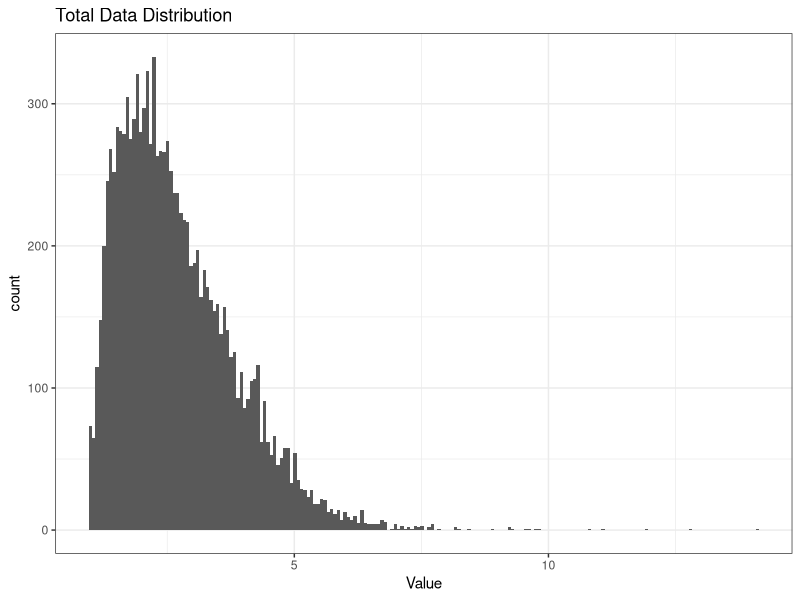
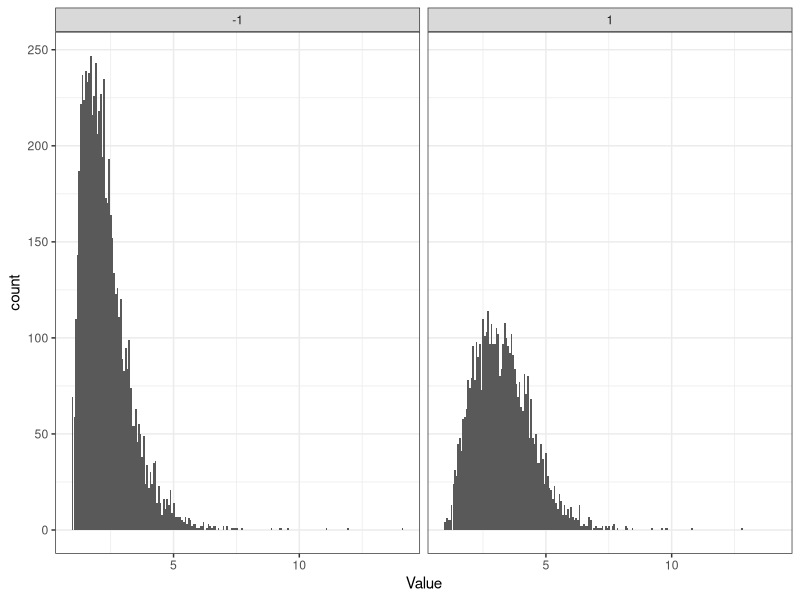
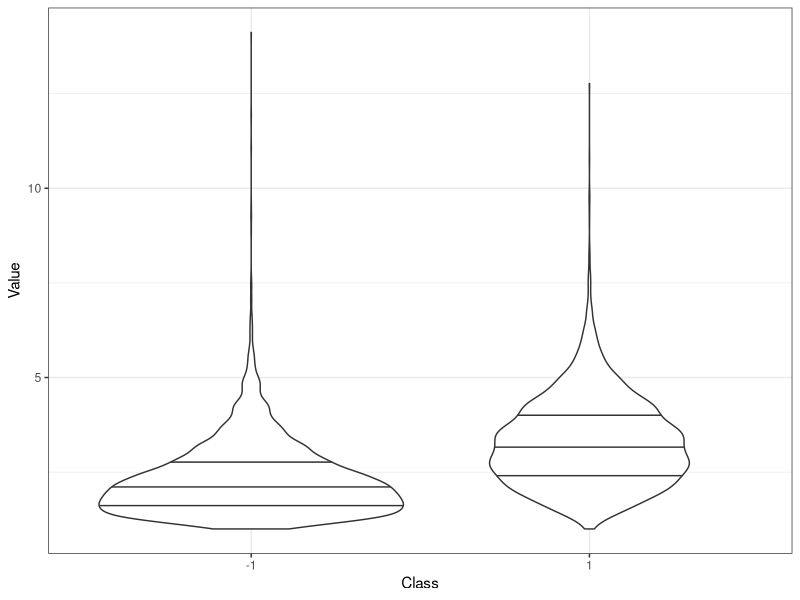
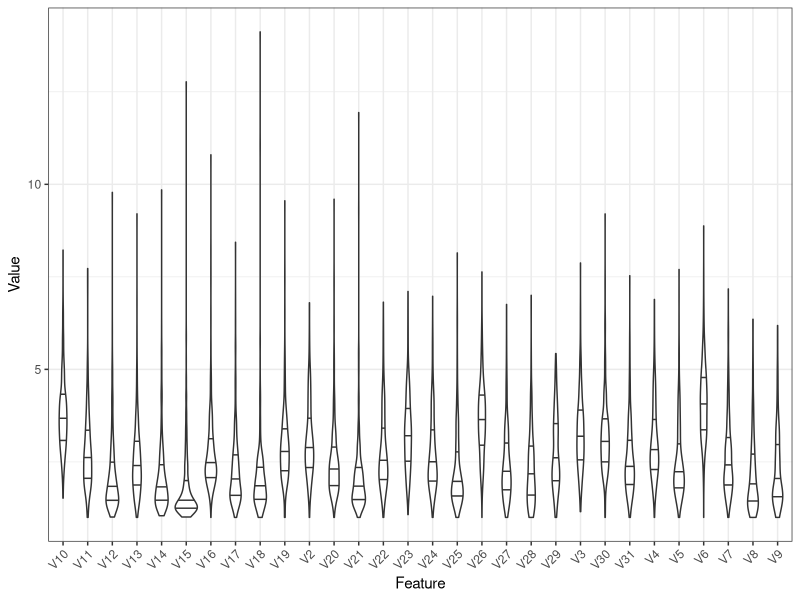
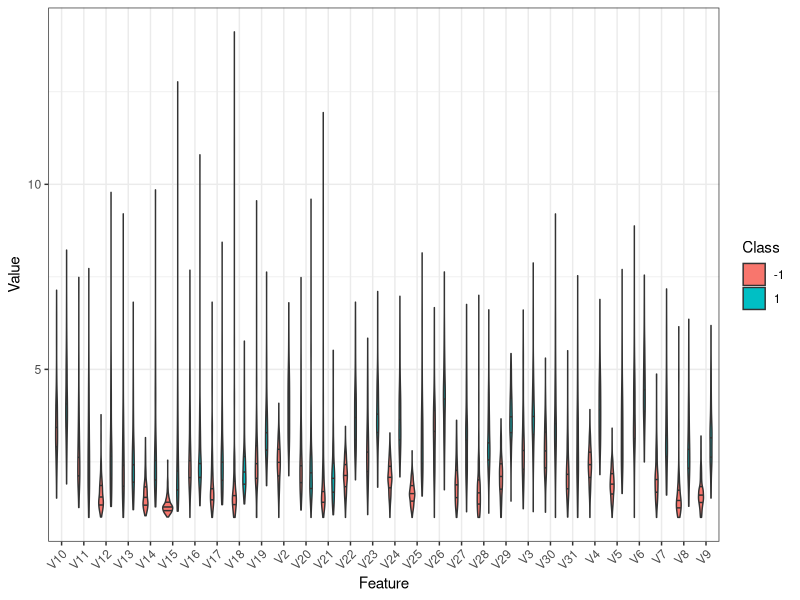
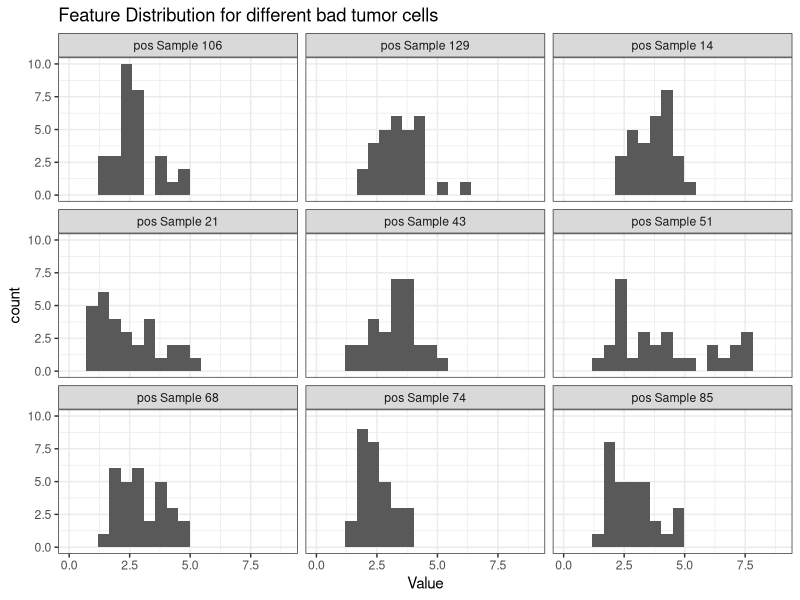
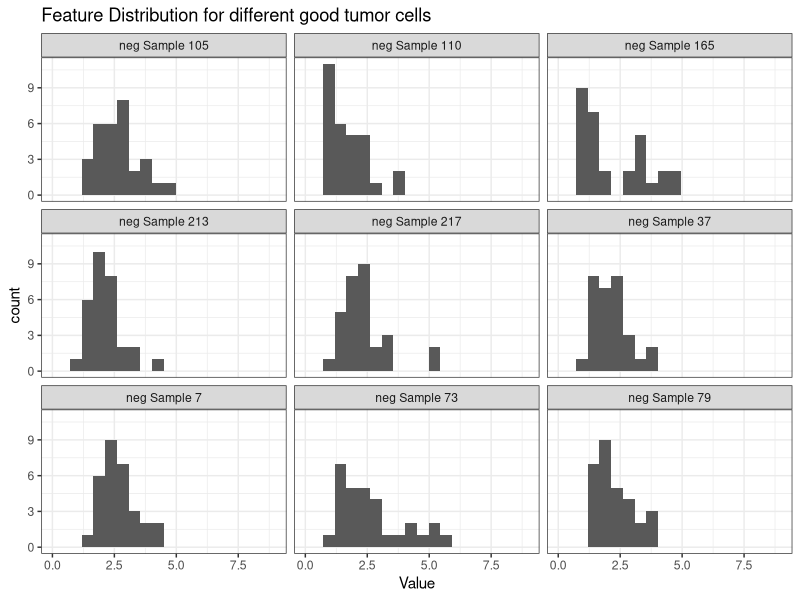
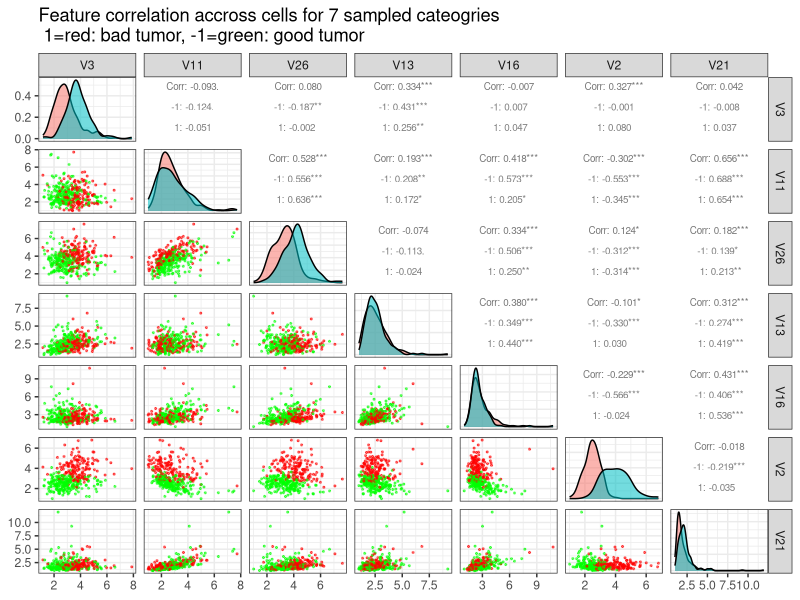

Write R code to recreate these figures, in order.
library(tidyr)
library(dplyr)
library(ggplot2)
library(GGally)

setwd("~/Uni/Master/6.Semester/AngewBioinf/Serien/S7")
train_data <- read.table("cells_train.tsv", sep="\t", header=FALSE)

# get overview on train data
print(summary(train_data))
dim_train <- print(dim(train_data))
cat("DataFrame dimensions:", dim_train)
n_samples <- dim_train[1]
cat("n_samples (cells):", n_samples)
# we have 379 cells in total

n_bad_tumor <- sum(train_data$V1==1)
cat("n_bad_tumor: (positive Class)", n_bad_tumor)
frac_bad_tumor <- n_bad_tumor/n_samples
cat("frac_bad_tumor:", frac_bad_tumor)
# classification problem is lightly unbalanced towards negative class

train_data <- as_tibble(train_data)
theme_set(theme_bw())

train_data_tidy <- train_data |> pivot_longer(cols=-V1, names_to="Feature", values_to="Value")
train_data_tidy <- train_data_tidy |> mutate(Class = factor(V1, levels = c(-1, 1)))
  
# Histograms over data in total and class total data specific                                           
ggplot(train_data_tidy, aes(x=Value)) + geom_histogram(bins=200) +
  labs(title = "Total Data Distribution")

ggplot(train_data_tidy, aes(x=Value)) + geom_histogram(bins=200) +
  facet_wrap(~Class)

# Violin Plot over classes  
ggplot(train_data_tidy, aes(x=Class, y=Value)) + 
  geom_violin(draw_quantiles=c(0.25,0.5,0.75))
# Both classes have left skewed pretty much unimodal distributions.
# They overlap each for a big part of their distributions.
# But bad tumor class is a lot less left skewed and has overall higher values.
# In the histograms of each class compared to each other we see that the counts
# for the good tumor class are a lot higher

train_data_tidy_bad_tumor <- train_data_tidy |> filter(Class == 1)
train_data_tidy_good_tumor <- train_data_tidy |> filter(Class == -1)

# Violin Plot for each of 30 features, first classes together, 
# then class specific
ggplot(train_data_tidy, aes(x=Feature, y=Value)) + 
  geom_violin(draw_quantiles=c(0.25,0.5,0.75)) +
  theme(axis.text.x = element_text(angle = 45, hjust = 1))
ggplot(train_data_tidy, aes(x=Feature, y=Value, fill = Class)) + 
  geom_violin(draw_quantiles=c(0.25,0.5,0.75)) +
  theme(axis.text.x = element_text(angle = 45, hjust = 1))
# For all features for both classes in total we see that 
# the distributions are all unimodal, 
# but there is significant variation
# between the maxima of the ranges of values and the quantiles of those
# although overlap is also common.

# If we also dissect the classes we see that the distributions for
# negative class is always below the distribution of the positive class for the Feature
# we saw this also in the plots for all the features together

train_data_pos <- train_data |> filter(V1==1)
train_data_neg <- train_data |> filter(V1==-1)
set.seed(1)
rand_cells_pos <- sample(1:nrow(train_data_pos), 9)
rand_cells_neg <- sample(1:nrow(train_data_neg), 9)
samp_train_data_pos <- train_data_pos[rand_cells_pos,]
samp_train_data_neg <- train_data_neg[rand_cells_neg,]

samp_train_data_pos <- samp_train_data_pos |> 
  mutate(Sample=paste("pos Sample",rand_cells_pos))
samp_train_data_neg <- samp_train_data_neg |> 
  mutate(Sample=paste("neg Sample",rand_cells_neg))

samp_train_data_pos_td <- samp_train_data_pos |>
  pivot_longer(cols=2:31, names_to = "Feature", values_to="Value")

ggplot(samp_train_data_pos_td, aes(x=Value)) + geom_histogram(bins=20) +
  xlim(0, 9) +
  facet_wrap(~Sample) +
  labs(title = "Feature Distribution for different bad tumor cells")

samp_train_data_neg_td <- samp_train_data_neg |>
  pivot_longer(cols=2:31, names_to = "Feature", values_to="Value")

ggplot(samp_train_data_neg_td, aes(x=Value)) + geom_histogram(bins=20) +
  xlim(0, 9) +
  facet_wrap(~Sample) +
  labs(title = "Feature Distribution for different good tumor cells")

# Distributions of the 30 features for different sampled cells for positive 
# negative class are distribute mainly over the same value ranges.
# But there are also significant differences between the distributions,
# thats not so special because there are only 30 features.


n_cat_samps <- 7
samp_cat <- sample(2:31, n_cat_samps)

train_data <- train_data |> 
  mutate(Color=if_else(V1==1,"red","green"))

ggpairs(train_data, columns=samp_cat, aes(color=as.factor(V1), alpha=0.5),
  lower= list(continuous = wrap("points", size=0.4)),
  upper = list(continuous = wrap("cor", size = 2.5)),
  title = paste("Feature correlation accross cells for 7 sampled cateogries\n",
                     "1=red: bad tumor, -1=green: good tumor")) +
  scale_color_manual(values = c("-1" = "green", "1" = "red"))

# We sample different features and compare the correlation accross cells.
# We see, that the correlation between features is in the range from zero to positive 
# and varies accross that range.
# We again see in the density plots 
# that the values for bad tumor are generally higher.
